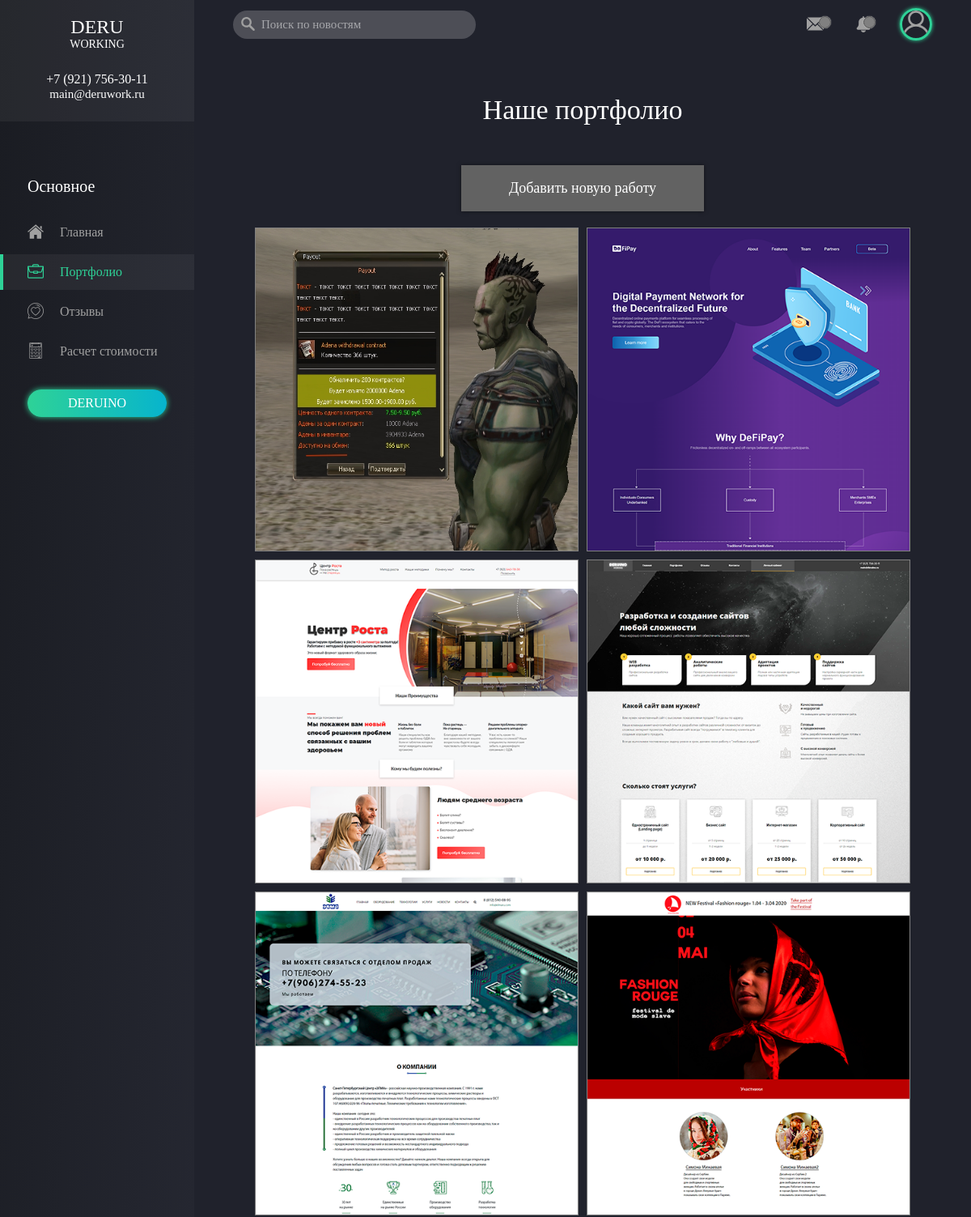
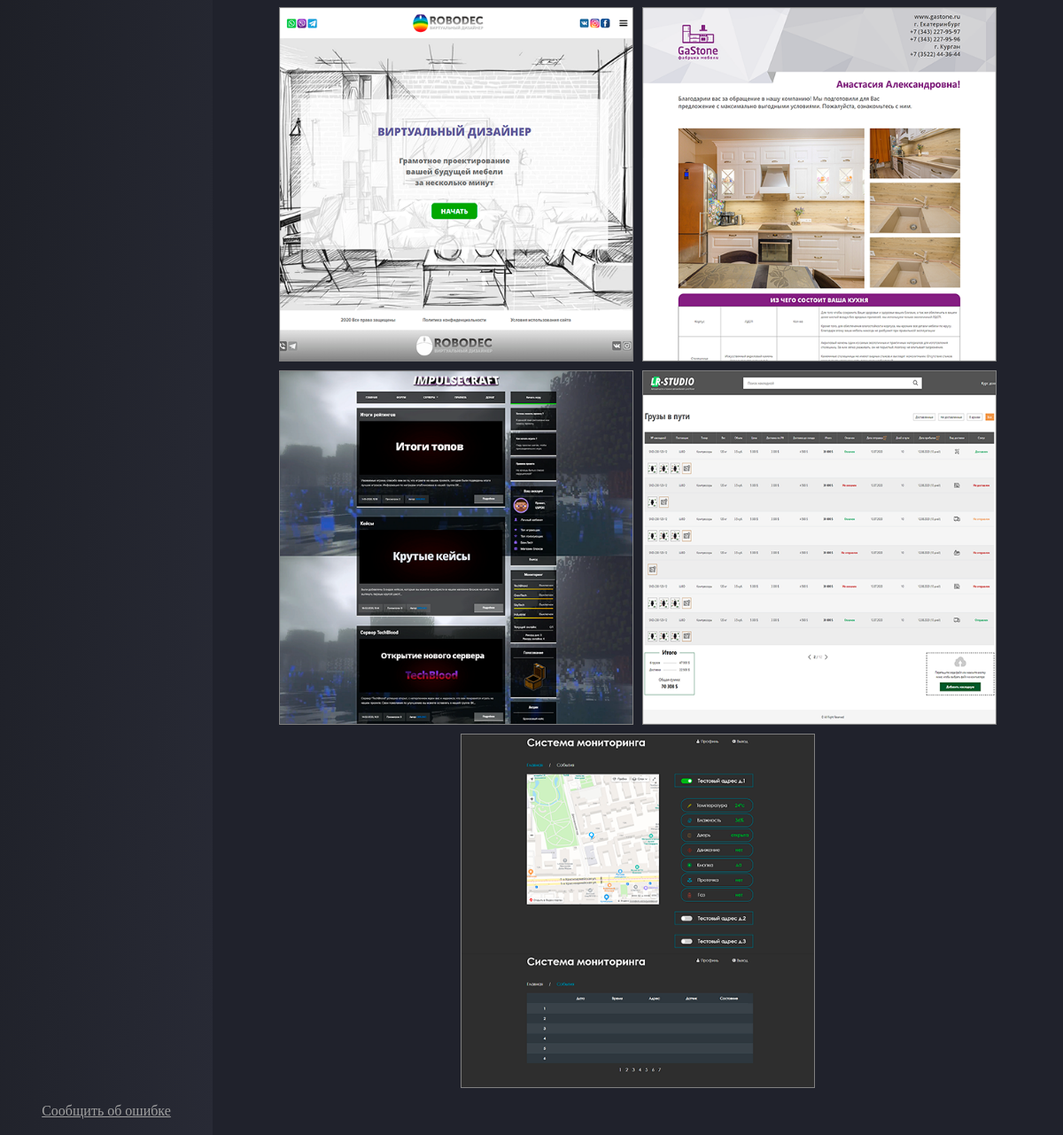
The app's page /works.php (signed in) with its own data (2 pictures, top to bottom).
### tables this page shows
CREATE TABLE `deru_users` (
  `id` int(11) NOT NULL,
  `name` varchar(16) NOT NULL,
  `password` varchar(255) NOT NULL,
  `email` varchar(25) NOT NULL,
  `user_group` int(11) NOT NULL,
  `regdate` varchar(25) NOT NULL,
  `pass_token` varchar(25) DEFAULT NULL,
  `user_ip` varchar(25) DEFAULT NULL
);

CREATE TABLE `deru_works` (
  `id` int(11) NOT NULL,
  `firstname` varchar(25) NOT NULL,
  `secondname` varchar(25) NOT NULL,
  `image` varchar(25) NOT NULL,
  `color` varchar(25) NOT NULL,
  `url` varchar(255) NOT NULL
);

### src/works.php (called while the page is built)
<?php
    include('header.php');
    include('modules/works/index.php');
    include('footer.php');
?>

### src/engine/groups.php (called while the page is built, shortened)
<?php
    require_once('config.php');
    $session_id = $_SESSION['id'];
    $sql = $link->prepare("SELECT * FROM `deru_users` WHERE `id` = :session_id");
	$sql->execute(array('session_id' => $session_id));
    $array = $sql->fetch(PDO::FETCH_ASSOC);
    $deru_name = $array['name'];
    $deru_group = $array['user_group'];
?>

### src/modules/works/index.php (the view, shortened to what this page needs)
<link rel="stylesheet" type="text/css" href="css/works.min.css">
<div class="container_fluid">
	<div class="works">
		<div class="wrapper_title">
			Наше портфолио
		</div>
		<?php
			if ($group != 1) {
				echo '';
			} else {
				echo '<div class="add_work">
						<div class="add_work_block">
							<div class="add_work_title">
								Добавить новую работу
							</div>
							<div class="add_work_container">
								<form id="add_case" method="POST" action="modules/works/update.php" enctype="multipart/form-data">
									<div class="add_work_input">
										<input type="text" name="firstname" placeholder="Название проекта" required>
									</div>
									<div class="add_work_input">
										<input type="text" name="secondname" placeholder="Тип проекта" required>
									</div>
									<div class="add_work_input">
										<input type="text" name="url" placeholder="Ссылка на проект" required>
									</div>
									<div class="add_work_input">
										<select name="color">
											<option disabled selected>Выберите цвет</option>
											<option class="blood">blood</option>
											<option class="purple">purple</option>
											<option class="darkgreen">darkgreen</option>
											<option class="tide">tide</option>
											<option class="gray">gray</option>
											<option class="sky">sky</option>
										</select>
									</div>
									<div class="add_work_input">
										<input type="file" class="add_file" name="image">
									</div>
									<div class="add_confirm">
										<button type="submit" class="add_case">Добавить</button>
									</div>
								</form>
							</div>
						</div>
					</div>';
			}
		?>
		<div class="portblock">
			<div class="caseblock">
				<?php
					$sql = $link->prepare("SELECT * FROM `deru_works` ORDER BY `id` DESC");
					$sql->execute();
					if($sql->rowCount() > 0) {
						while($table = $sql->fetch(PDO::FETCH_BOTH)) {
							echo '<div class="case_container">
									<div data-id="'.$table['id'].'" class="case">
										<a target="_blank" href="'.$table['url'].'">
											<div data-id="'.$table['id'].'" class="mask">';
									echo '</div>
											<img src="css/images/works/'.$table['image'].'">
											<div data-id="'.$table['id'].'" class="textblock '.$table['color'].'">
												<div class="case_title">
													'.$table['firstname'].'
												</div>
												<div class="case_text">
													'.$table['secondname'].'
												</div>
											</div>
										</a>
									</div>
								</div>';
						}
					}
				?>
			</div>
		</div>
	</div>
</div>

### src/header.php (shortened to what this page needs)
<!DOCTYPE html>
<html>
  <head>
    <link rel="stylesheet" type="text/css" href="css/libs.min.css">
    <link rel="stylesheet" type="text/css" href="css/style.min.css">
  </head>
  <body>
    <?php
        $url = $_SERVER["REQUEST_URI"];
        require_once('engine/groups.php');
        if (!isset($_SESSION['id'])) {
          $group = 5;
        } else {
          $group = $deru_group;
        }
    ?>
    <div class="wrapper">
      <div class="sidebar">
        <div class="sidebar_flex">
          <div class="sidebar__contactsblock">
            <div class="sidebar__contactsblock__logoblock">
              <div class="deru">DERU</div>
              <div class="working">WORKING</div>
            </div>
            <div class="sidebar__contactsblock__links">
              <div class="number">+7 (921) 756-30-11</div>
              <div class="email">main@deruwork.ru</div>
            </div>
          </div>
          <div class="sidebar__menublock">
            <div class="sidebar__menublock__linksblock">
              <div class="sidebar__menublock__linksblock__title">
                Основное
              </div>
              <div class="sidebar__menublock__linksblock__links">
                <a href="/">
                  <div <?php if ($url == '/') { echo 'class="link active"'; } else { echo 'class="link"'; } ?>>
                  Главная
                  </div>
                </a>
                <a href="/works.php">
                  <div <?php if ($url == '/works.php') { echo 'class="link active"'; } else { echo 'class="link"'; } ?>>
                    Портфолио
                  </div>
                </a>
                <a href="/feedback.php">
                  <div <?php if ($url == '/feedback.php') { echo 'class="link active"'; } else { echo 'class="link"'; } ?>>
                    Отзывы
                  </div>
                </a>
                <a href="/calc.php">
                  <div <?php if ($url == '/calc.php') { echo 'class="link active"'; } else { echo 'class="link"'; } ?>>
                    Расчет стоимости
                  </div>
                </a>
              </div>
            </div>
          </div>
          <div class="sidebar__lkblock">
            <div class="button open_auth">
              <?php if ($group > 4) { ?>
              Личный кабинет
              <?php
              } else {
                echo $deru_name;
              }
              ?>
            </div>
          </div>
          <div class="footer">
            <span class="errorform_link">Сообщить об ошибке</span>
          </div>
        </div>
      </div>
      <div class="content">
        <?php include('lk.php'); ?>

### src/lk.php (shortened to what this page needs)
<?php if ($group > 4) { ?>
<div class="authblock window">
  <div class="authblock_flex">
    <div class="close_auth"><img src="css/images/close_menu.svg"></div>
    <div class="authblock__authcontainer">
      <div class="authblock__title">Авторизация</div>
      <div class="authblock__inputblock">
        <form id="auth">
          <input type="text" placeholder="Эл. почта" name="login" /><br />
          <input type="password" placeholder="Пароль" name="password" />
          <div class="controls">
            <div class="lk_submit">
              <button type="submit">Войти</button>
            </div>
            <div class="row myrow">
              <div class="col-12 col-sm-6 col-md-6 col-lg-6 col-xl-6">
                <div class="reg_link">
                  <a href="/registration.php">Регистрация</a>
                </div>
              </div>
              <div class="col-12 col-sm-6 col-md-6 col-lg-6 col-xl-6">
                <div class="lostpass_link">
                  <a href="#">Забыли пароль?</a>
                </div>
              </div>
            </div>
          </div>
        </form>
      <?php include('lostpassword.php'); ?>
      </div>
    </div>
  </div>
</div>
<div class="toolbar">
  <form>
  <div class="searchblock">
      <div class="submit">
        <input type="submit">
        <img src="css/images/search.svg">
      </div>
      <div class="input">
        <input type="text" name="search" placeholder="Поиск по новостям">
      </div>
  </div>
  </form>
  <div class="profileblock">
    <div class="profileblock__img open_auth">
      <img src="css/images/users/default.svg">
    </div>
  </div>
</div>
<?php } else { ?>
<?php
  $count_sql = $link->prepare('SELECT COUNT(*) FROM `deru_logs` WHERE `user_id` = :user_id AND `checked` = :checked');
  $count_sql->execute(array('user_id' => $deru_id, 'checked' => 0));
  $count_row = $count_sql->fetch(PDO::FETCH_NUM)[0];
  $count_sql2 = $link->prepare('SELECT COUNT(*) FROM `deru_dialogs` WHERE `user_id` = :user_id AND `checked` = :checked');
  $count_sql2->execute(array('user_id' => $deru_id, 'checked' => 0));
  $count_row2 = $count_sql2->fetch(PDO::FETCH_NUM)[0];
?>
<div class="toolbar">
  <form>
  <div class="searchblock">
      <div class="submit">
        <img src="css/images/search.svg">
      </div>
      <div class="input">
        <input type="text" name="search" placeholder="Поиск по новостям">
      </div>
    </form>
  </div>
  <div class="profileblock logged">
    <a href="/chat.php"><div class="profileblock_messages">
      <div class="messages_img"><img src="css/images/message.svg"></div>
      <?php if ($count_row2 == 0) { ?>
      <div class="messages_count null"></div>
      <?php } else { ?>
      <div class="messages_count"><?php echo $count_row2; ?></div>
    <?php } ?>
    </div></a>
    <form id="updateNotifications">
    <div class="profileblock__notification window">
      <?php if ($count_row == 0) { ?>
      <div class="notification_count null"></div>
      <?php } else { ?>
      <div class="notification_count"><?php echo $count_row; ?></div>
      <?php } ?>
    </div>
    </form>
    <div class="profileblock__img open_auth">
      <img src="css/images/users/<?php $profile_img = 'css/images/users/'.$deru_name.'.png'; if (file_exists($profile_img)) { echo ''.$deru_name.'.png'; } else { echo 'default.svg'; } ?>">
    </div>
  </div>
</div>
<?php } ?>

### src/footer.php (shortened to what this page needs)
        </div>
    </body>
</html>

### records on screen
deru_users: name "DERUINO"
deru_works: image (picture)
deru_works: image (picture)
deru_works: image (picture)
deru_works: image (picture)
deru_works: image (picture)
deru_works: image (picture)
deru_works: image (picture)
deru_works: image (picture)
deru_works: image (picture)
deru_works: image (picture)
deru_works: image (picture)
